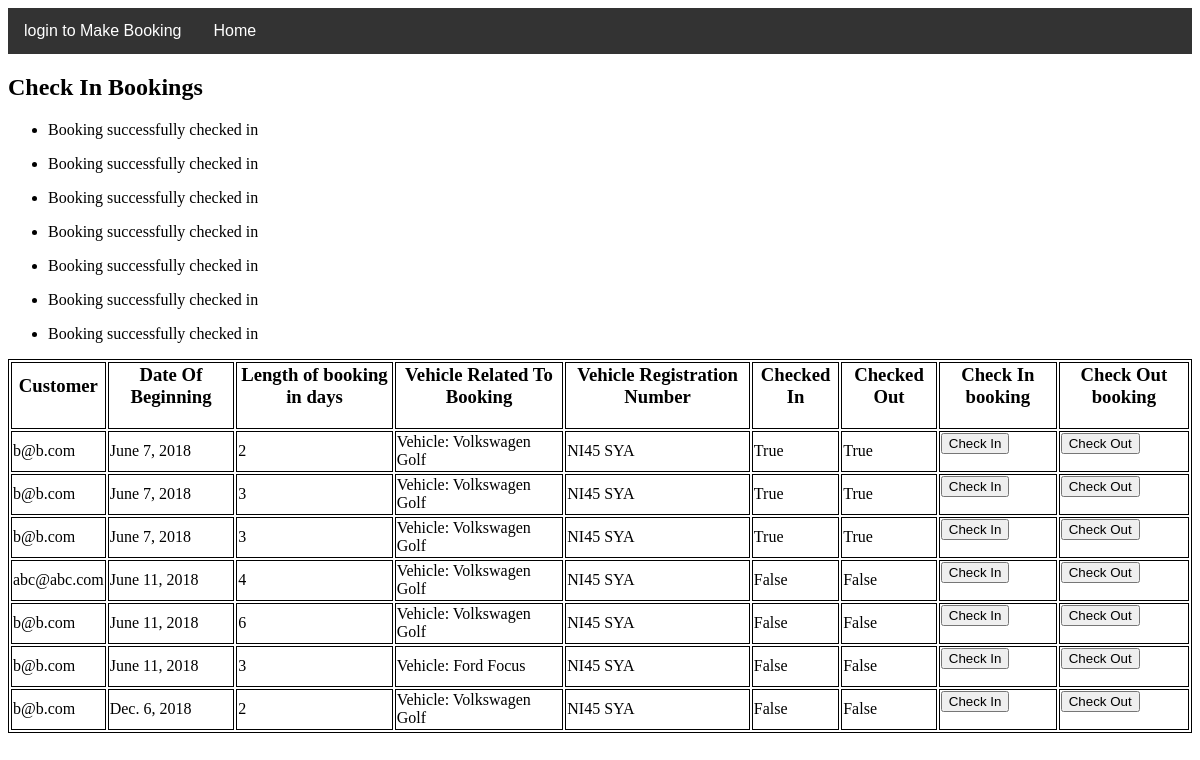
/ParkEasy/Staff/Check_in/14/, run on the app's committed database.
### ParkEasy/models.py (models this page shows, shortened)
class Booking(models.Model):
    customer = models.ForeignKey(Customer, on_delete=models.CASCADE)
    prices = models.ForeignKey(Prices, on_delete=models.CASCADE, default=1)
    vehicle = models.ForeignKey(Vehicle, on_delete=models.CASCADE)
    departing = models.ForeignKey(Departing, on_delete=models.CASCADE)
    arriving = models.ForeignKey(Arriving, on_delete=models.CASCADE)
    vip = models.BooleanField(default=False)
    valet = models.BooleanField(default=False)
    booking_date = models.DateField(default=timezone.now)
    booking_length = models.IntegerField(default=0)
    checked_in = models.BooleanField(default=False)
    checked_out = models.BooleanField(default=False)
    date_created = models.DateField(default=timezone.now)
    assigned_space = models.BooleanField(default=False)
    refunded = models.BooleanField(default=False)

class Customer(AbstractUser):
    first_name = models.CharField(max_length=30, blank=False)
    last_name = models.CharField(max_length=150, blank=False)
    password = models.CharField(max_length=100, default="")
    email = models.EmailField(max_length=100, default="", unique=True)
    is_staff = models.BooleanField(
        default=False,
        help_text='Designates whether the user can log into this site.',
    )
    address_line1 = models.CharField(max_length=100)
    address_line2 = models.CharField(max_length=100)
    postcode_regex = RegexValidator(regex=r'([Gg][Ii][Rr] 0[Aa]{2})|((([A-Za-z][0-9]{1,2})|'
                                          r'(([A-Za-z][A-Ha-hJ-Yj-y][0-9]{1,2})|(([A-Za-z][0-9][A-Za-z])|([A-Za-z]'
                                          r'[A-Ha-hJ-Yj-y][0-9]?[A-Za-z]))))\s?[0-9][A-Za-z]{2})',
                                    message="postcode must be a valid uk postcode")
    postcode = models.CharField(max_length=16, validators=[postcode_regex])
    tel_no_regex = RegexValidator(regex=r'^\+?l?\d{9,15}$',
                                  message="Phone number must be entered in the format: '+999999999'. Up to 15 digits "
                                          "allowed.")
    tel_no = models.CharField(validators=[tel_no_regex], max_length=17)
    username = None
    USERNAME_FIELD = 'email'
    REQUIRED_FIELDS = []
    objects = UserManager()
    def get_username(self):
        return self.email

class Vehicle(models.Model):
    reg_no_regex = RegexValidator(regex=r'^[A-Z]{2}[0-9]{2} [A-Z]{3}$',
                                  message="Registration must be entered in the format: 'AB12 CDE'.",
                                  code='invalid_registration')
    reg_no = models.CharField(max_length=8, validators=[reg_no_regex])
    make = models.CharField(max_length=64)
    manufacturer = models.CharField(max_length=64)
    def __str__(self):
        return 'Vehicle: ' + self.manufacturer + ' ' + self.make

### ParkEasy/views.py (the view)
# urls.py: path('Staff/Check_in/<id>/', check_in, name="check-in"),
def check_in(request, id):
    storage = messages.get_messages(request)
    storage.used = True
    booking = Booking.objects.get(id=id)
    booking.checked_in = True
    booking.save()
    messages.add_message(request, messages.INFO, 'Booking successfully checked in')
    query_results = Booking.objects.filter(refunded=False)
    context = {"query_results": query_results}
    return render(request, 'Staff/Check_In.html', context)

### ParkEasy/templatetags/has_group.py (called while the page is built)
@register.filter(name='has_group')
def has_group(user, group_name):
    group = Group.objects.get(name=group_name)
    return group in user.groups.all()

### templates/Staff/Check_In.html (shortened to what this page needs)
{% extends 'base.html' %}
{% load static %}
{% block content %}
  <h2>Check In Bookings</h2>
  <p>
    <table>
        <tr>
            <th><h3>Customer</h3></th>
            <th><h3>Date Of Beginning</h3></th>
            <th><h3>Length of booking in days</h3></th>
            <th><h3>Vehicle Related To Booking</h3></th>
            <th><h3>Vehicle Registration Number</h3></th>
            <th><h3>Checked In</h3></th>
            <th><h3>Checked Out</h3></th>
            <th><h3>Check In booking</h3></th>
            <th><h3>Check Out booking</h3></th>
        </tr>
 {% for item in query_results %}
        <tr>
            <td>
                {{ item.customer }}
            </td>
            <td>
                {{ item.booking_date }}
            </td>
            <td>
                {{ item.booking_length }}
            </td>
            <td>
                {{ item.vehicle }}
            </td>
            <td>
                {{ item.vehicle.reg_no }}
            </td>
            <td>
                {{ item.checked_in }}
            </td>
            <td>
                {{ item.checked_out }}
            </td>
            <td>
            <form action = "{% url 'check-in' id=item.id %}" method = "POST">
                <input type="submit" name="check-in" formmethod="post" Value="Check In">
            </form>
            </td>
            <td>
                <form action = "{% url 'check-out' id=item.id %}" method = "POST">
                    <input type="submit" name="check-out" formmethod="post" Value="Check Out">
                </form>
            </td>
        {% if messages %}
        <ul class="messages">
            {% for message in messages %}
            <li{% if message.tags %} class="{{ message.tags }}"{% endif %}>{{ message }}</li>
            {% endfor %}
        </ul>
        {% endif %}
{% endfor %}
        </tr>
</table>
</p>
{% endblock %}

### ParkEasy/static/style.css (style rules this page uses)
table, th, td { border: 1px solid black; }

### data on the page
Booking: customer "b@b.com", booking_date "June 7, 2018", booking_length "2", vehicle "Vehicle: Volkswagen Golf", vehicle.reg_no "NI45 SYA", checked_in "True", checked_out "True", messages "Booking successfully checked in"
Booking: customer "b@b.com", booking_date "June 7, 2018", booking_length "3", vehicle "Vehicle: Volkswagen Golf", vehicle.reg_no "NI45 SYA", checked_in "True", checked_out "True", messages "Booking successfully checked in"
Booking: customer "b@b.com", booking_date "June 7, 2018", booking_length "3", vehicle "Vehicle: Volkswagen Golf", vehicle.reg_no "NI45 SYA", checked_in "True", checked_out "True", messages "Booking successfully checked in"
Booking: customer "abc@abc.com", booking_date "June 11, 2018", booking_length "4", vehicle "Vehicle: Volkswagen Golf", vehicle.reg_no "NI45 SYA", checked_in "False", checked_out "False", messages "Booking successfully checked in"
Booking: customer "b@b.com", booking_date "June 11, 2018", booking_length "6", vehicle "Vehicle: Volkswagen Golf", vehicle.reg_no "NI45 SYA", checked_in "False", checked_out "False", messages "Booking successfully checked in"
Booking: customer "b@b.com", booking_date "June 11, 2018", booking_length "3", vehicle "Vehicle: Ford Focus", vehicle.reg_no "NI45 SYA", checked_in "False", checked_out "False", messages "Booking successfully checked in"
Booking: customer "b@b.com", booking_date "Dec. 6, 2018", booking_length "2", vehicle "Vehicle: Volkswagen Golf", vehicle.reg_no "NI45 SYA", checked_in "False", checked_out "False", messages "Booking successfully checked in"
